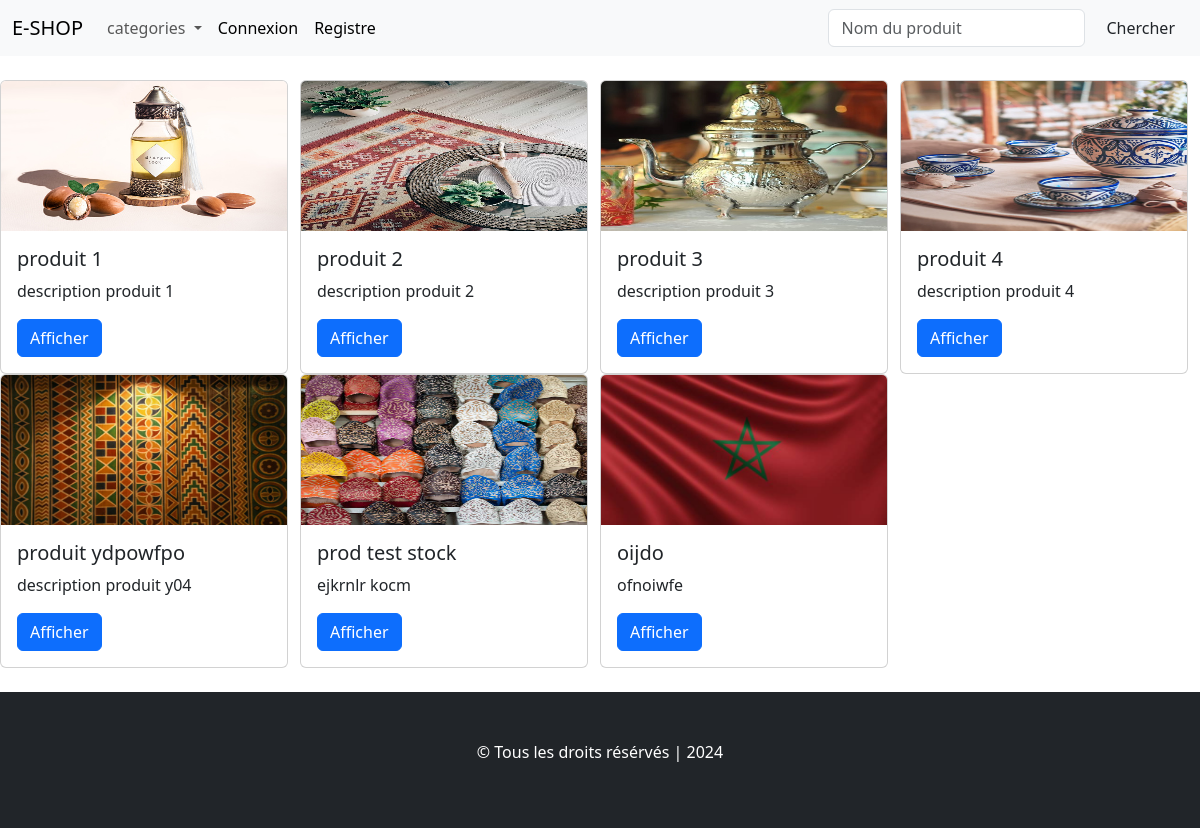
The page / on the database its author committed.
### tables this page shows
CREATE TABLE `produits` (
  `id` int(11) NOT NULL,
  `nom` varchar(255) NOT NULL,
  `description` text NOT NULL,
  `prix` float NOT NULL,
  `image` varchar(255) NOT NULL,
  `categorie` int(11) NOT NULL,
  `createur` int(11) NOT NULL,
  `date_creation` date NOT NULL,
  `date_modification` date NOT NULL
);

### inc/functions.php (called while the page is built, shortened)
<?php
function connect()
{
    $serverName = "localhost";
    $port = 3307;
    $DBuser = "root";
    $DBpassword = "";
    $DBname = "ecommerce_training";
    try {
        $conn = new PDO("mysql:host=$serverName;port=$port;dbname=$DBname", $DBuser, $DBpassword);
        $conn->setAttribute(PDO::ATTR_ERRMODE, PDO::ERRMODE_EXCEPTION);
    } catch (PDOException $e) {
        echo "Connexion failed: " . $e->getMessage();
    }
    return $conn;
}
function getAllProducts()
{
    $conn = connect();
    $requette = "SELECT * FROM produits";
    $resultat = $conn->query($requette);
    $produits = $resultat->fetchAll();
    return $produits;
}

### index.php (the view, shortened to what this page needs)
<?php
include("inc/functions.php");
if (!empty($_POST)) {
    $produits = searchProduits($_POST['search']);
} else {
    $produits = getAllProducts();
}
?>
<!DOCTYPE html>
<html lang="en">
<head>
    <link href="https://cdn.jsdelivr.net/npm/bootstrap@5.3.0-alpha1/dist/css/bootstrap.min.css" rel="stylesheet">
</head>
<body>
    <?php include("inc/header.php"); ?>
    <div class="row col-12 mt-4">
        <?php
        foreach ($produits as $produit) {
            print '
                    <div class="col-3">
                        <div class="card" style="width: 18rem;">
                            <img id="prod" src="images/' . $produit['image'] . '" class="card-img-top" alt="...">
                            <div class="card-body">
                                <h5 class="card-title">' . $produit['nom'] . '</h5>
                                <p class="card-text">' . $produit['description'] . '</p>
                                <a href="produit.php?id=' . $produit['id'] . '" class="btn btn-primary">Afficher</a>
                            </div>
                        </div>
                    </div>
                ';
        }
        ?>
    </div>
    <?php include "inc/footer.php"; ?>
</body>
</html>

### inc/header.php (shortened to what this page needs)
<nav class="navbar navbar-expand-lg bg-body-tertiary">
    <div class="container-fluid">
        <a class="navbar-brand" href="index.php">E-SHOP</a>
        <div class="collapse navbar-collapse" id="navbarSupportedContent">
            <ul class="navbar-nav me-auto mb-2 mb-lg-0">
                <li class="nav-item dropdown">
                    <a class="nav-link dropdown-toggle" href="#" role="button" data-bs-toggle="dropdown" aria-expanded="false">
                        categories
                    </a>
                </li>
                <?php
                if (isset($_SESSION['email'])) {
                    print '
                        <li class="nav-item">
                            <a class="nav-link active" aria-current="page" href="profile.php">Profile</a>
                        </li>
                        ';
                } else {
                    print '
                        <li class="nav-item">
                            <a class="nav-link active" aria-current="page" href="connexion.php">Connexion</a>
                        </li>
                        <li class="nav-item">
                            <a class="nav-link active" aria-current="page" href="registre.php">Registre</a>
                        </li>
                        ';
                }
                ?>
            </ul>
            <form class="d-flex" role="search" action="index.php" method="POST">
                <input class="form-control me-2" type="search" placeholder="Nom du produit" aria-label="Search" name="search">
                <button class="btn " type="submit">Chercher</button>
            </form>
        </div>
    </div>
</nav>

### inc/footer.php
<div class="bg-dark text-center p-5 mt-4">
    <p class="text-white">
        &copy; Tous les droits résérvés | <?php echo date('Y'); ?>
    </p>
</div>

### index.php (style rules this page uses)
#prod { height: 150px; }

### rows shown on the page
produits: image (picture), nom "produit 1", description "description produit 1"
produits: image (picture), nom "produit 2", description "description produit 2"
produits: image (picture), nom "produit 3", description "description produit 3"
produits: image (picture), nom "produit 4", description "description produit 4"
produits: image (picture), nom "produit ydpowfpo", description "description produit y04"
produits: image (picture), nom "prod test stock", description "ejkrnlr kocm"
produits: image (picture), nom "oijdo", description "ofnoiwfe"
